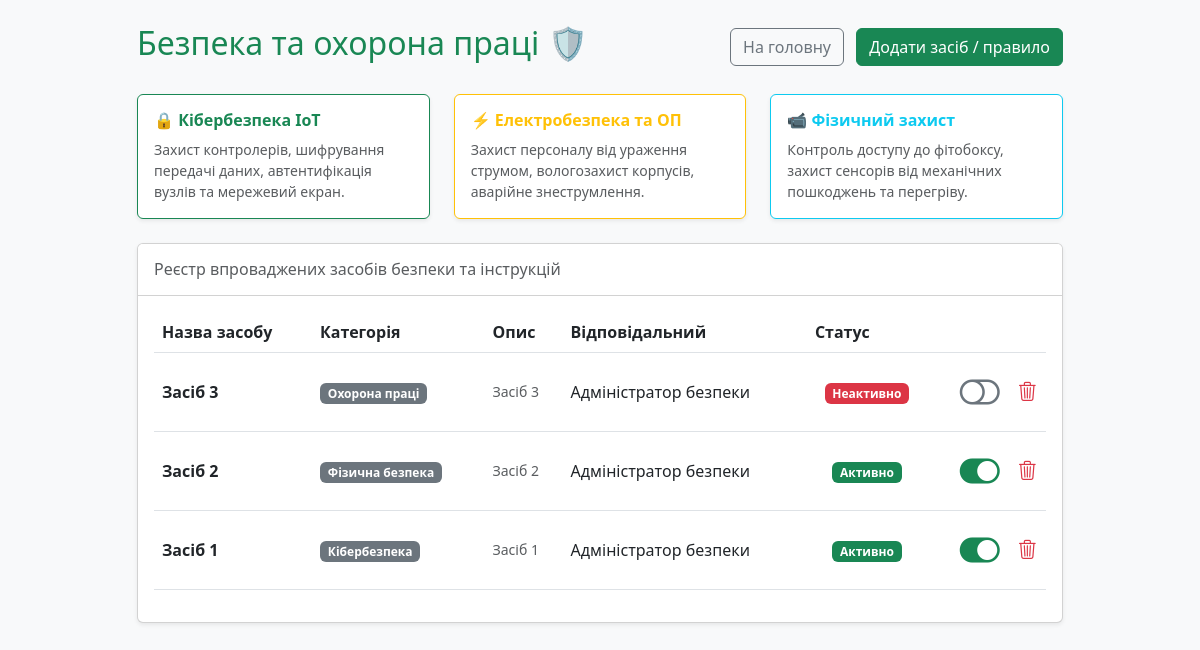
Page /security/ on the committed database.
### security/models.py (models this page shows, shortened)
class SecurityMeasure(models.Model):
    CATEGORY_CHOICES = [
        ('Кібербезпека', 'Кібербезпека (Мережа та дані)'),
        ('Фізична безпека', 'Фізична безпека (Обладнання)'),
        ('Охорона праці', 'Охорона праці (Персонал)'),
    ]
    title = models.CharField(max_length=150, verbose_name="Назва заходу / засобу")
    category = models.CharField(max_length=50, choices=CATEGORY_CHOICES, default='Кібербезпека', verbose_name="Категорія")
    description = models.TextField(verbose_name="Опис та правила застосування")
    responsible = models.CharField(max_length=100, default="Адміністратор безпеки", verbose_name="Відповідальна особа")
    is_active = models.BooleanField(default=True, verbose_name="Статус (Впроваджено)")
    updated_at = models.DateTimeField(auto_now=True, verbose_name="Останнє оновлення")

### security/views.py (the view)
# urls.py: path('', views.security_list, name='security_list'),
def security_list(request):
    measures = SecurityMeasure.objects.all().order_by('-id')
    return render(request, 'security/security_list.html', {'measures': measures})

### templates/security/security_list.html (shortened to what this page needs)
<!DOCTYPE html>
<html lang="uk">
<head>
    <link href="https://cdn.jsdelivr.net/npm/bootstrap@5.3.0/dist/css/bootstrap.min.css" rel="stylesheet">
    <link href="https://cdn.jsdelivr.net/npm/bootstrap-icons@1.11.1/font/bootstrap-icons.css" rel="stylesheet">
</head>
<body class="bg-light p-4">
    <div class="container" style="max-width: 950px;">
        <div class="d-flex justify-content-between align-items-center mb-4">
            <h2 class="text-success" style="font-weight: 500;">Безпека та охорона праці 🛡️</h2>
            <div>
                <a href="{% url 'dashboard' %}" class="btn btn-outline-secondary me-2">На головну</a>
                <a href="{% url 'add_security' %}" class="btn btn-success">Додати засіб / правило</a>
            </div>
        </div>
        <div class="row mb-4">
            <div class="col-md-4">
                <div class="card border-success h-100 shadow-sm">
                    <div class="card-body">
                        <h6 class="card-title text-success fw-bold">🔒 Кібербезпека IoT</h6>
                        <p class="card-text small text-muted mb-0">Захист контролерів, шифрування передачі даних, автентифікація вузлів та мережевий екран.</p>
                    </div>
                </div>
            </div>
            <div class="col-md-4">
                <div class="card border-warning h-100 shadow-sm">
                    <div class="card-body">
                        <h6 class="card-title text-warning fw-bold">⚡ Електробезпека та ОП</h6>
                        <p class="card-text small text-muted mb-0">Захист персоналу від ураження струмом, вологозахист корпусів, аварійне знеструмлення.</p>
                    </div>
                </div>
            </div>
            <div class="col-md-4">
                <div class="card border-info h-100 shadow-sm">
                    <div class="card-body">
                        <h6 class="card-title text-info fw-bold">📹 Фізичний захист</h6>
                        <p class="card-text small text-muted mb-0">Контроль доступу до фітобоксу, захист сенсорів від механічних пошкоджень та перегріву.</p>
                    </div>
                </div>
            </div>
        </div>
        <div class="card shadow-sm">
            <div class="card-header bg-white py-3">
                <h6 class="mb-0 text-muted">Реєстр впроваджених засобів безпеки та інструкцій</h6>
            </div>
            <div class="card-body">
                <table class="table table-borderless align-middle">
                    <thead class="border-bottom">
                        <tr>
                            <th>Назва засобу</th>
                            <th>Категорія</th>
                            <th>Опис</th>
                            <th>Відповідальний</th>
                            <th>Статус</th>
                        </tr>
                    </thead>
                    <tbody>
                        {% for item in measures %}
                        <tr class="border-bottom">
                            <td class="fw-bold">{{ item.title }}</td>
                            <td><span class="badge bg-secondary">{{ item.category }}</span></td>
                            <td class="small text-muted">{{ item.description }}</td>
                            <td>{{ item.responsible }}</td>
                            <td class="text-center" style="width: 120px;">
                                {% if item.is_active %}
                                    <span class="badge bg-success">Активно</span>
                                {% else %}
                                    <span class="badge bg-danger">Неактивно</span>
                                {% endif %}
                            </td>
                            <td class="text-end">
                                <div class="d-flex justify-content-end align-items-center gap-2">
                                    <form method="post" action="{% url 'toggle_security' item.pk %}" class="m-0">
                                        <button type="submit" class="btn btn-link p-0 text-decoration-none shadow-none" title="Змінити статус">
                                            {% if item.is_active %}
                                                <i class="bi bi-toggle-on text-success" style="font-size: 2.5rem;"></i>
                                            {% else %}
                                                <i class="bi bi-toggle-off text-secondary" style="font-size: 2.5rem;"></i>
                                            {% endif %}
                                        </button>
                                    </form>
                                    <form method="post" action="{% url 'delete_security' item.pk %}" onsubmit="return confirm('Видалити це правило безпеки?');" class="m-0">
                                        <button type="submit" class="btn btn-link p-0 text-decoration-none shadow-none ms-2" title="Видалити">
                                            <i class="bi bi-trash3 text-danger" style="font-size: 1.2rem;"></i>
                                        </button>
                                    </form>
                                </div>
                            </td>
                        </tr>
                        {% empty %}
                        <tr>
                            <td colspan="5" class="text-center text-muted py-4">Засоби безпеки ще не додані.</td>
                        </tr>
                        {% endfor %}
                    </tbody>
                </table>
            </div>
        </div>
    </div>
</body>
</html>

### rows in the picture
SecurityMeasure: title "Засіб 3", category "Охорона праці", description "Засіб 3", responsible "Адміністратор безпеки", is_active "Неактивно"
SecurityMeasure: title "Засіб 2", category "Фізична безпека", description "Засіб 2", responsible "Адміністратор безпеки", is_active "Активно"
SecurityMeasure: title "Засіб 1", category "Кібербезпека", description "Засіб 1", responsible "Адміністратор безпеки", is_active "Активно"
